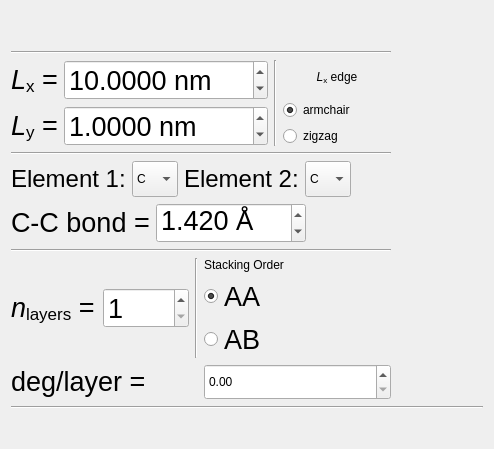
        <widget class="QWidget" name="graphene_generator_tabWidget">
         <attribute name="title">
          <string>Graphene</string>
         </attribute>
         <layout class="QVBoxLayout" name="verticalLayout_10">
          <item>
           <layout class="QHBoxLayout" name="horizontalLayout_37">
            <item>
             <layout class="QVBoxLayout" name="verticalLayout_8">
              <item>
               <spacer name="verticalSpacer_2">
                <property name="orientation">
                 <enum>Qt::Vertical</enum>
                </property>
                <property name="sizeHint" stdset="0">
                 <size>
                  <width>20</width>
                  <height>40</height>
                 </size>
                </property>
               </spacer>
              </item>
              <item>
               <layout class="QVBoxLayout" name="verticalLayout_7">
                <item>
                 <widget class="Line" name="line_10">
                  <property name="orientation">
                   <enum>Qt::Horizontal</enum>
                  </property>
                 </widget>
                </item>
                <item>
                 <layout class="QHBoxLayout" name="horizontalLayout_20">
                  <item>
                   <layout class="QHBoxLayout" name="horizontalLayout_19">
                    <item>
                     <layout class="QVBoxLayout" name="verticalLayout_9">
                      <item>
                       <layout class="QHBoxLayout" name="horizontalLayout_16">
                        <item>
                         <widget class="QLabel" name="label_9">
                          <property name="font">
                           <font>
                            <pointsize>20</pointsize>
                           </font>
                          </property>
                          <property name="text">
                           <string>&lt;html&gt;&lt;head/&gt;&lt;body&gt;&lt;p&gt;&lt;span style=&quot; font-style:italic;&quot;&gt;L&lt;/span&gt;&lt;span style=&quot; vertical-align:sub;&quot;&gt;x&lt;/span&gt; =&lt;/p&gt;&lt;/body&gt;&lt;/html&gt;</string>
                          </property>
                         </widget>
                        </item>
                        <item>
                         <widget class="QDoubleSpinBox" name="length_doubleSpinBox">
                          <property name="minimumSize">
                           <size>
                            <width>200</width>
                            <height>36</height>
                           </size>
                          </property>
                          <property name="font">
                           <font>
                            <pointsize>20</pointsize>
                           </font>
                          </property>
                          <property name="suffix">
                           <string> nm</string>
                          </property>
                          <property name="decimals">
                           <number>4</number>
                          </property>
                          <property name="maximum">
                           <double>1000.000000000000000</double>
                          </property>
                          <property name="value">
                           <double>10.000000000000000</double>
                          </property>
                         </widget>
                        </item>
                       </layout>
                      </item>
                      <item>
                       <layout class="QHBoxLayout" name="horizontalLayout_17">
                        <item>
                         <widget class="QLabel" name="label_10">
                          <property name="font">
                           <font>
                            <pointsize>20</pointsize>
                           </font>
                          </property>
                          <property name="text">
                           <string>&lt;html&gt;&lt;head/&gt;&lt;body&gt;&lt;p&gt;&lt;span style=&quot; font-style:italic;&quot;&gt;L&lt;/span&gt;&lt;span style=&quot; vertical-align:sub;&quot;&gt;y&lt;/span&gt; =&lt;/p&gt;&lt;/body&gt;&lt;/html&gt;</string>
                          </property>
                         </widget>
                        </item>
                        <item>
                         <widget class="QDoubleSpinBox" name="width_doubleSpinBox">
                          <property name="minimumSize">
                           <size>
                            <width>200</width>
                            <height>36</height>
                           </size>
                          </property>
                          <property name="font">
                           <font>
                            <pointsize>20</pointsize>
                           </font>
                          </property>
                          <property name="suffix">
                           <string> nm</string>
                          </property>
                          <property name="decimals">
                           <number>4</number>
                          </property>
                          <property name="maximum">
                           <double>1000.000000000000000</double>
                          </property>
                          <property name="value">
                           <double>1.000000000000000</double>
                          </property>
                         </widget>
                        </item>
                       </layout>
                      </item>
                     </layout>
                    </item>
                    <item>
                     <widget class="Line" name="line_5">
                      <property name="orientation">
                       <enum>Qt::Vertical</enum>
                      </property>
                     </widget>
                    </item>
                   </layout>
                  </item>
                  <item>
                   <layout class="QVBoxLayout" name="verticalLayout_3">
                    <item>
                     <widget class="QLabel" name="label_5">
                      <property name="text">
                       <string>&lt;html&gt;&lt;head/&gt;&lt;body&gt;&lt;p align=&quot;center&quot;&gt;&lt;span style=&quot; font-style:italic;&quot;&gt;L&lt;/span&gt;&lt;span style=&quot; vertical-align:sub;&quot;&gt;x&lt;/span&gt; edge&lt;/p&gt;&lt;/body&gt;&lt;/html&gt;</string>
                      </property>
                     </widget>
                    </item>
                    <item>
                     <widget class="QRadioButton" name="AC_edge_radioButton">
                      <property name="text">
                       <string>armchair</string>
                      </property>
                      <property name="checked">
                       <bool>true</bool>
                      </property>
                      <attribute name="buttonGroup">
                       <string notr="true">Lx_edge_buttonGroup</string>
                      </attribute>
                     </widget>
                    </item>
                    <item>
                     <widget class="QRadioButton" name="ZZ_edge_radioButton">
                      <property name="text">
                       <string>zigzag</string>
                      </property>
                      <attribute name="buttonGroup">
                       <string notr="true">Lx_edge_buttonGroup</string>
                      </attribute>
                     </widget>
                    </item>
                   </layout>
                  </item>
                 </layout>
                </item>
                <item>
                 <widget class="Line" name="line_4">
                  <property name="orientation">
                   <enum>Qt::Horizontal</enum>
                  </property>
                 </widget>
                </item>
                <item>
                 <layout class="QHBoxLayout" name="horizontalLayout_32">
                  <item>
                   <layout class="QHBoxLayout" name="horizontalLayout_33">
                    <item>
                     <layout class="QHBoxLayout" name="horizontalLayout_34">
                      <item>
                       <widget class="QLabel" name="label_19">
                        <property name="font">
                         <font>
                          <pointsize>18</pointsize>
                         </font>
                        </property>
                        <property name="text">
                         <string>Element 1:</string>
                        </property>
                       </widget>
                      </item>
                      <item>
                       <widget class="QComboBox" name="graphene_element1_comboBox">
                        <property name="minimumSize">
                         <size>
                          <width>0</width>
                          <height>36</height>
                         </size>
                        </property>
                        <property name="currentIndex">
                         <number>3</number>
                        </property>
                        <item>
                         <property name="text">
                          <string>H</string>
                         </property>
                        </item>
                        <item>
                         <property name="text">
                          <string>He</string>
                         </property>
                        </item>
                        <item>
                         <property name="text">
                          <string>B</string>
                         </property>
                        </item>
                        <item>
                         <property name="text">
                          <string>C</string>
                         </property>
                        </item>
                        <item>
                         <property name="text">
                          <string>N</string>
                         </property>
                        </item>
                       </widget>
                      </item>
                     </layout>
                    </item>
                    <item>
                     <layout class="QHBoxLayout" name="horizontalLayout_35">
                      <item>
                       <widget class="QLabel" name="label_20">
                        <property name="font">
                         <font>
                          <pointsize>18</pointsize>
                         </font>
                        </property>
                        <property name="text">
                         <string>Element 2:</string>
                        </property>
                       </widget>
                      </item>
                      <item>
                       <widget class="QComboBox" name="graphene_element2_comboBox">
                        <property name="minimumSize">
                         <size>
                          <width>0</width>
                          <height>36</height>
                         </size>
                        </property>
                        <property name="currentIndex">
                         <number>3</number>
                        </property>
                        <item>
                         <property name="text">
                          <string>H</string>
                         </property>
                        </item>
                        <item>
                         <property name="text">
                          <string>He</string>
                         </property>
                        </item>
                        <item>
                         <property name="text">
                          <string>B</string>
                         </property>
                        </item>
                        <item>
                         <property name="text">
                          <string>C</string>
                         </property>
                        </item>
                        <item>
                         <property name="text">
                          <string>N</string>
                         </property>
                        </item>
                       </widget>
                      </item>
                     </layout>
                    </item>
                   </layout>
                  </item>
                  <item>
                   <spacer name="horizontalSpacer_11">
                    <property name="orientation">
                     <enum>Qt::Horizontal</enum>
                    </property>
                    <property name="sizeHint" stdset="0">
                     <size>
                      <width>40</width>
                      <height>20</height>
                     </size>
                    </property>
                   </spacer>
                  </item>
                 </layout>
                </item>
                <item>
                 <layout class="QHBoxLayout" name="horizontalLayout_27">
                  <item>
                   <layout class="QHBoxLayout" name="horizontalLayout_36">
                    <item>
                     <widget class="QLabel" name="graphene_e1e2_bond_label">
                      <property name="font">
                       <font>
                        <pointsize>20</pointsize>
                       </font>
                      </property>
                      <property name="text">
                       <string>&lt;html&gt;&lt;head/&gt;&lt;body&gt;&lt;p&gt;C-C bond =&lt;/p&gt;&lt;/body&gt;&lt;/html&gt;</string>
                      </property>
                     </widget>
                    </item>
                    <item>
                     <widget class="QDoubleSpinBox" name="graphene_bond_doubleSpinBox">
                      <property name="sizePolicy">
                       <sizepolicy hsizetype="Expanding" vsizetype="Fixed">
                        <horstretch>0</horstretch>
                        <verstretch>0</verstretch>
                       </sizepolicy>
                      </property>
                      <property name="minimumSize">
                       <size>
                        <width>150</width>
                        <height>36</height>
                       </size>
                      </property>
                      <property name="font">
                       <font>
                        <pointsize>20</pointsize>
                       </font>
                      </property>
                      <property name="inputMethodHints">
                       <set>Qt::ImhFormattedNumbersOnly</set>
                      </property>
                      <property name="readOnly">
                       <bool>false</bool>
                      </property>
                      <property name="suffix">
                       <string> Å</string>
                      </property>
                      <property name="decimals">
                       <number>3</number>
                      </property>
                      <property name="minimum">
                       <double>0.500000000000000</double>
                      </property>
                      <property name="maximum">
                       <double>10.000000000000000</double>
                      </property>
                      <property name="singleStep">
                       <double>0.010000000000000</double>
                      </property>
                      <property name="value">
                       <double>1.420000000000000</double>
                      </property>
                     </widget>
                    </item>
                   </layout>
                  </item>
                  <item>
                   <spacer name="horizontalSpacer_12">
                    <property name="orientation">
                     <enum>Qt::Horizontal</enum>
                    </property>
                    <property name="sizeHint" stdset="0">
                     <size>
                      <width>40</width>
                      <height>20</height>
                     </size>
                    </property>
                   </spacer>
                  </item>
                 </layout>
                </item>
                <item>
                 <widget class="Line" name="line_7">
                  <property name="orientation">
                   <enum>Qt::Horizontal</enum>
                  </property>
                 </widget>
                </item>
                <item>
                 <layout class="QHBoxLayout" name="horizontalLayout_22">
                  <item>
                   <layout class="QHBoxLayout" name="horizontalLayout_21">
                    <item>
                     <layout class="QHBoxLayout" name="horizontalLayout_18">
                      <item>
                       <widget class="QLabel" name="label_11">
                        <property name="font">
                         <font>
                          <pointsize>20</pointsize>
                         </font>
                        </property>
                        <property name="text">
                         <string>&lt;html&gt;&lt;head/&gt;&lt;body&gt;&lt;p&gt;&lt;span style=&quot; font-style:italic;&quot;&gt;n&lt;/span&gt;&lt;span style=&quot; vertical-align:sub;&quot;&gt;layers&lt;/span&gt; =&lt;/p&gt;&lt;/body&gt;&lt;/html&gt;</string>
                        </property>
                       </widget>
                      </item>
                      <item>
                       <widget class="QSpinBox" name="nlayers_spinBox">
                        <property name="minimumSize">
                         <size>
                          <width>0</width>
                          <height>36</height>
                         </size>
                        </property>
                        <property name="font">
                         <font>
                          <pointsize>20</pointsize>
                         </font>
                        </property>
                        <property name="minimum">
                         <number>1</number>
                        </property>
                        <property name="maximum">
                         <number>50</number>
                        </property>
                       </widget>
                      </item>
                     </layout>
                    </item>
                    <item>
                     <widget class="Line" name="line_6">
                      <property name="orientation">
                       <enum>Qt::Vertical</enum>
                      </property>
                     </widget>
                    </item>
                   </layout>
                  </item>
                  <item>
                   <layout class="QVBoxLayout" name="verticalLayout_4">
                    <item>
                     <widget class="QLabel" name="label_6">
                      <property name="text">
                       <string>&lt;html&gt;&lt;head/&gt;&lt;body&gt;&lt;p&gt;Stacking Order&lt;/p&gt;&lt;/body&gt;&lt;/html&gt;</string>
                      </property>
                     </widget>
                    </item>
                    <item>
                     <widget class="QRadioButton" name="AA_stacking_radioButton">
                      <property name="font">
                       <font>
                        <pointsize>20</pointsize>
                       </font>
                      </property>
                      <property name="text">
                       <string>AA</string>
                      </property>
                      <property name="checkable">
                       <bool>true</bool>
                      </property>
                      <property name="checked">
                       <bool>true</bool>
                      </property>
                      <attribute name="buttonGroup">
                       <string notr="true">stacking_order_buttonGroup</string>
                      </attribute>
                     </widget>
                    </item>
                    <item>
                     <widget class="QRadioButton" name="AB_stacking_radioButton">
                      <property name="font">
                       <font>
                        <pointsize>20</pointsize>
                       </font>
                      </property>
                      <property name="text">
                       <string>AB</string>
                      </property>
                      <property name="checkable">
                       <bool>true</bool>
                      </property>
                      <attribute name="buttonGroup">
                       <string notr="true">stacking_order_buttonGroup</string>
                      </attribute>
                     </widget>
                    </item>
                   </layout>
                  </item>
                 </layout>
                </item>
                <item>
                 <layout class="QHBoxLayout" name="horizontalLayout_26">
                  <item>
                   <widget class="QLabel" name="label_15">
                    <property name="font">
                     <font>
                      <pointsize>20</pointsize>
                     </font>
                    </property>
                    <property name="text">
                     <string>&lt;html&gt;&lt;head/&gt;&lt;body&gt;&lt;p&gt;deg/layer =&lt;/p&gt;&lt;/body&gt;&lt;/html&gt;</string>
                    </property>
                   </widget>
                  </item>
                  <item>
                   <widget class="QDoubleSpinBox" name="doubleSpinBox">
                    <property name="minimumSize">
                     <size>
                      <width>0</width>
                      <height>36</height>
                     </size>
                    </property>
                   </widget>
                  </item>
                 </layout>
                </item>
               </layout>
              </item>
             </layout>
            </item>
            <item>
             <spacer name="horizontalSpacer_7">
              <property name="orientation">
               <enum>Qt::Horizontal</enum>
              </property>
              <property name="sizeHint" stdset="0">
               <size>
                <width>92</width>
                <height>20</height>
               </size>
              </property>
             </spacer>
            </item>
           </layout>
          </item>
          <item>
           <widget class="Line" name="line_9">
            <property name="orientation">
             <enum>Qt::Horizontal</enum>
            </property>
           </widget>
          </item>
          <item>
           <spacer name="verticalSpacer">
            <property name="orientation">
             <enum>Qt::Vertical</enum>
            </property>
            <property name="sizeHint" stdset="0">
             <size>
              <width>20</width>
              <height>29</height>
             </size>
            </property>
           </spacer>
          </item>
         </layout>
        </widget>
